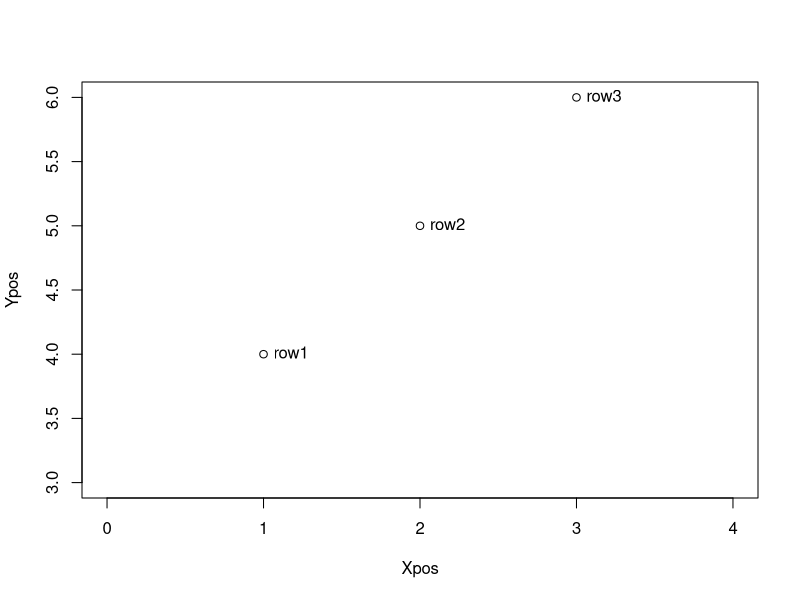

The R source for this figure:
# dist() in depth

# used in clustering and machine learning
# finds distance between data points

mymatrix <- matrix(c(1,1,1), nrow = 3)
mymatrix
dist(mymatrix)

mymatrix <- matrix(c(1:3), nrow = 3)
mymatrix
dist(mymatrix)

mymatrix <- matrix(c(1:6), nrow = 3)
colnames(mymatrix) <- c("Xpos","Ypos")
mymatrix

# a plot for reference
plot(mymatrix, xlim = c(0,4), ylim = c(3,6))
text(mymatrix, labels = c("row1", "row2", "row3"), pos = 4)

# what does dist calculate?
dist(mymatrix)

# euclidian is the default method to calculate distance
# aka Pythagorean distance
# distance from row 1 to row 2
x1 <- c(1,4) # first row = first point
x2 <- c(2,5) # second row = second point
x2 <- c(3,6) # try this as a proof
distA <- x2[1] - x1[1] # length of A
distB <- x2[2] - x1[2] # length of B
sqrt(distA^2 + distB^2) # A^2 + B^2 = C^2

# advance math used for larger matrices
mymatrix <- matrix(c(1:25), nrow = 5)
mymatrix
dist(mymatrix)

# other ways to calculate distance
# maximum, manhattan, canberra, binary, minkowski
mymatrix <- matrix(c(abs(as.integer(rnorm(10)*10))), ncol = 2)
mymatrix
dist(mymatrix, method = "maximum") # max distance between two numbers
dist(mymatrix, method = "manhattan") # distA + distB
dist(mymatrix, method = "canberra") # weighted version of manhattan
dist(mymatrix, method = "minkowski")

# binary is a bit different. measures proportion of bits = 1 when both = 1.
# see help description for details
mymatrix <- matrix(sample(0:1, 10, replace = TRUE), ncol = 2)
mymatrix
dist(mymatrix, method = "binary")

